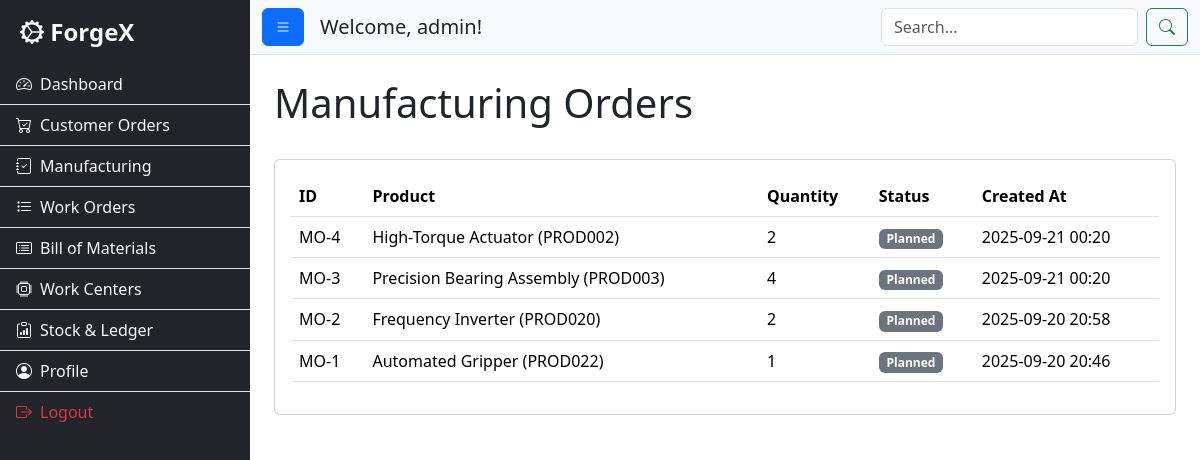
Page /manufacturing_orders (signed in) on the committed database.
### app.py (models this page shows, shortened)
class User(db.Model):
    id = db.Column(db.Integer, primary_key=True)
    username = db.Column(db.String(80), unique=True, nullable=False)
    password = db.Column(db.String(200), nullable=False)
    name = db.Column(db.String(120), nullable=False)
    email = db.Column(db.String(120), unique=True, nullable=False)
    role = db.Column(db.String(20), nullable=False)
    secret_code = db.Column(db.String(100), nullable=True)
    is_verified = db.Column(db.Boolean, default=False, nullable=False)
    orders = db.relationship('CustomerOrder', backref='customer', lazy=True)

class ManufacturingOrder(db.Model):
    id = db.Column(db.Integer, primary_key=True)
    product_id = db.Column(db.String(50), db.ForeignKey('product.id'), nullable=False)
    product = db.relationship('Product')
    quantity = db.Column(db.Integer, nullable=False)
    status = db.Column(db.String(50), default='Planned')
    created_at = db.Column(db.DateTime, default=datetime.datetime.utcnow)
    work_orders = db.relationship('WorkOrder', backref='manufacturing_order', lazy=True, cascade="all, delete-orphan")

class Product(db.Model):
    id = db.Column(db.String(50), primary_key=True)
    name = db.Column(db.String(100), nullable=False)
    sku = db.Column(db.String(50), unique=True, nullable=False)
    finished_stock = db.Column(db.Integer, default=0)
    bom_items = db.relationship('BomItem', backref='product', lazy=True, cascade="all, delete-orphan")

### app.py (the view)
@app.route('/manufacturing_orders')
@login_required
@role_required('manager')
def manufacturing_orders():
    mos = ManufacturingOrder.query.order_by(ManufacturingOrder.created_at.desc()).all()
    products = Product.query.all()
    return render_template('manufacturing_orders.html', mos=mos, products=products)

### app.py (called while the page is built)
def login_required(f):
    @wraps(f)
    def decorated_function(*args, **kwargs):
        if 'username' not in session:
            flash("Please log in to access this page.", "warning")
            return redirect(url_for('login'))
        user = User.query.filter_by(username=session['username']).first()
        if not user:
            session.clear()
            flash("Your login session was invalid. Please log in again.", "danger")
            return redirect(url_for('login'))
        return f(*args, **kwargs)
    return decorated_function

def role_required(required_role):
    def decorator(f):
        @wraps(f)
        def decorated_function(*args, **kwargs):
            if session.get('role') != required_role:
                flash("You do not have permission to access this page.", "danger")
                return redirect(url_for('index'))
            return f(*args, **kwargs)
        return decorated_function
    return decorator

### templates/manufacturing_orders.html
{% extends "layout.html" %}
{% block content %}
<div class="d-flex justify-content-between align-items-center mb-4">
    <h1>Manufacturing Orders</h1>
    </div>
<div class="card">
    <div class="card-body">
        <div class="table-responsive">
            <table class="table table-hover">
                <thead>
                    <tr><th>ID</th><th>Product</th><th>Quantity</th><th>Status</th><th>Created At</th></tr>
                </thead>
                <tbody>
                    {% for mo in mos %}
                    <tr>
                        <td>MO-{{ mo.id }}</td>
                        <td>{{ mo.product.name }} ({{ mo.product.id }})</td>
                        <td>{{ mo.quantity }}</td>
                        <td>
                            <span class="badge {% if mo.status == 'Done' %}bg-success{% elif mo.status == 'In Progress' %}bg-primary{% else %}bg-secondary{% endif %}">
                                {{ mo.status }}
                            </span>
                        </td>
                        <td>{{ mo.created_at.strftime('%Y-%m-%d %H:%M') }}</td>
                    </tr>
                    {% else %}
                    <tr><td colspan="5" class="text-center">No manufacturing orders found.</td></tr>
                    {% endfor %}
                </tbody>
            </table>
        </div>
    </div>
</div>
{% endblock %}

### templates/layout.html (shortened to what this page needs)
<!DOCTYPE html>
<html lang="en">
<head>
    <link href="https://cdn.jsdelivr.net/npm/bootstrap@5.3.2/dist/css/bootstrap.min.css" rel="stylesheet">
    <link rel="stylesheet" href="https://cdn.jsdelivr.net/npm/bootstrap-icons@1.11.1/font/bootstrap-icons.css">
    <link rel="stylesheet" href="{{ url_for('static', filename='css/style.css') }}">
</head>
<body>
    <div class="d-flex" id="wrapper">
        <div class="bg-dark border-right" id="sidebar-wrapper">
            <div class="sidebar-heading text-light">
                <i class="bi bi-gear-wide-connected"></i> ForgeX
            </div>
            <div class="list-group list-group-flush">
                {% if session.role == 'manager' %}
                    <a href="{{ url_for('manager_dashboard') }}" class="list-group-item list-group-item-action bg-dark text-light"><i class="bi bi-speedometer2 me-2"></i>Dashboard</a>
                    <a href="{{ url_for('customer_orders_manager') }}" class="list-group-item list-group-item-action bg-dark text-light"><i class="bi bi-cart-check me-2"></i>Customer Orders</a>
                    <a href="{{ url_for('manufacturing_orders') }}" class="list-group-item list-group-item-action bg-dark text-light"><i class="bi bi-journal-check me-2"></i>Manufacturing</a>
                    <a href="{{ url_for('work_orders') }}" class="list-group-item list-group-item-action bg-dark text-light"><i class="bi bi-list-task me-2"></i>Work Orders</a>
                    <a href="{{ url_for('bill_of_materials') }}" class="list-group-item list-group-item-action bg-dark text-light"><i class="bi bi-card-list me-2"></i>Bill of Materials</a>
                    <a href="{{ url_for('work_centers') }}" class="list-group-item list-group-item-action bg-dark text-light"><i class="bi bi-cpu me-2"></i>Work Centers</a>
                    <a href="{{ url_for('stock_ledger') }}" class="list-group-item list-group-item-action bg-dark text-light"><i class="bi bi-clipboard-data me-2"></i>Stock & Ledger</a>
                {% endif %}
                <a href="{{ url_for('profile') }}" class="list-group-item list-group-item-action bg-dark text-light"><i class="bi bi-person-circle me-2"></i>Profile</a>
                <a href="{{ url_for('logout') }}" class="list-group-item list-group-item-action bg-dark text-danger"><i class="bi bi-box-arrow-right me-2"></i>Logout</a>
            </div>
        </div>
        <div id="page-content-wrapper">
            <nav class="navbar navbar-expand-lg navbar-light bg-light border-bottom">
                <div class="container-fluid">
                    <button class="btn btn-primary" id="menu-toggle"><i class="bi bi-list"></i></button>
                    <h5 class="ms-3 mb-0 d-none d-md-block">Welcome, {{ session.username }}!</h5>
                    <div class="ms-auto">
                        <form action="{{ url_for('search') }}" method="get" class="d-flex">
                            <input class="form-control me-2" type="search" name="q" placeholder="Search..." aria-label="Search" required>
                            <button class="btn btn-outline-success" type="submit"><i class="bi bi-search"></i></button>
                        </form>
                    </div>
                </div>
            </nav>
            <main class="container-fluid p-4">
                {% block content %}{% endblock %}
            </main>
        </div>
    </div>
</body>
</html>

### static/css/style.css (style rules this page uses)
body { overflow-x: hidden; }
#sidebar-wrapper { min-height: 100vh; width: 250px; margin-left: -250px; transition: margin .25s ease-out; }
#sidebar-wrapper .sidebar-heading { padding: 0.875rem 1.25rem; font-size: 1.5rem; font-weight: bold; }
#sidebar-wrapper .list-group { width: 250px; }
#page-content-wrapper { min-width: 100vw; }
@media (min-width: 768px) { #sidebar-wrapper { margin-left: 0; } }
@media (min-width: 768px) { #page-content-wrapper { min-width: 0; width: 100%; } }

### rows in the picture
User: username "admin"
ManufacturingOrder: id "4", product.name "High-Torque Actuator", product.id "PROD002", quantity "2", status "Planned", created_at "2025-09-21 00:20"
ManufacturingOrder: id "3", product.name "Precision Bearing Assembly", product.id "PROD003", quantity "4", status "Planned", created_at "2025-09-21 00:20"
ManufacturingOrder: id "2", product.name "Frequency Inverter", product.id "PROD020", quantity "2", status "Planned", created_at "2025-09-20 20:58"
ManufacturingOrder: id "1", product.name "Automated Gripper", product.id "PROD022", quantity "1", status "Planned", created_at "2025-09-20 20:46"
